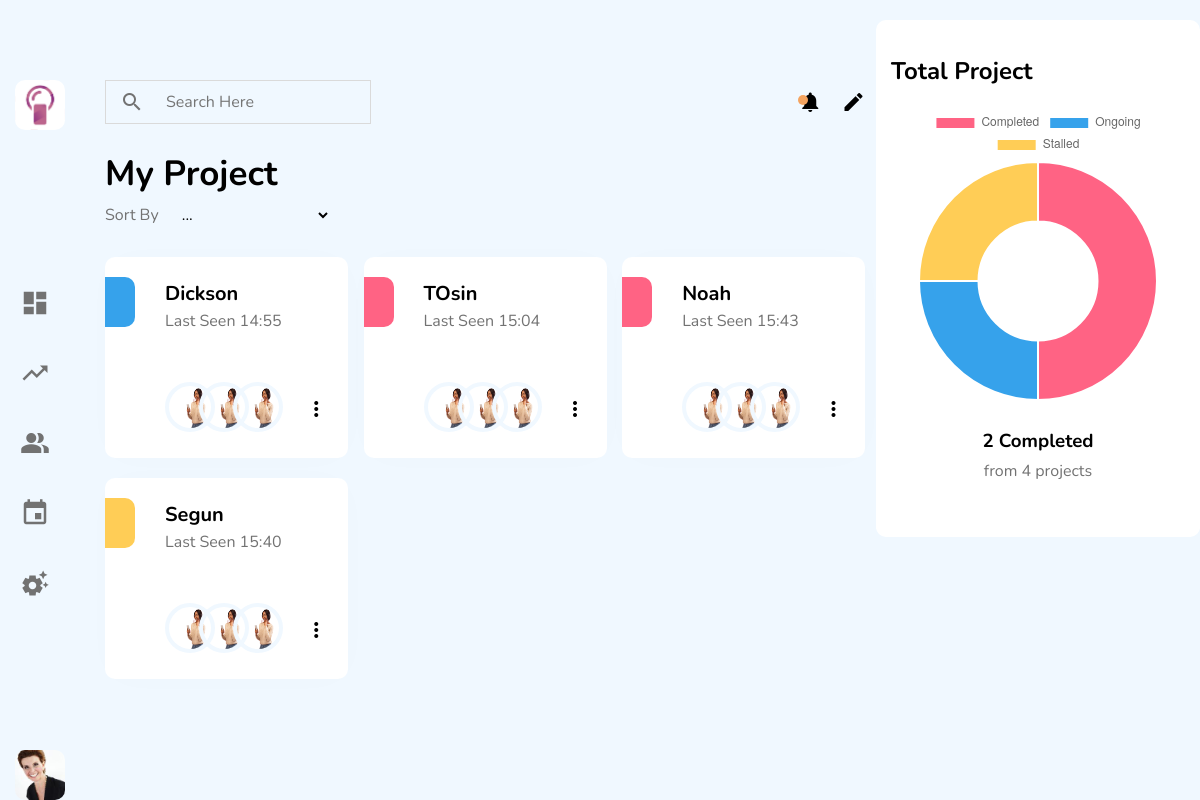
Before: / with the older database file.
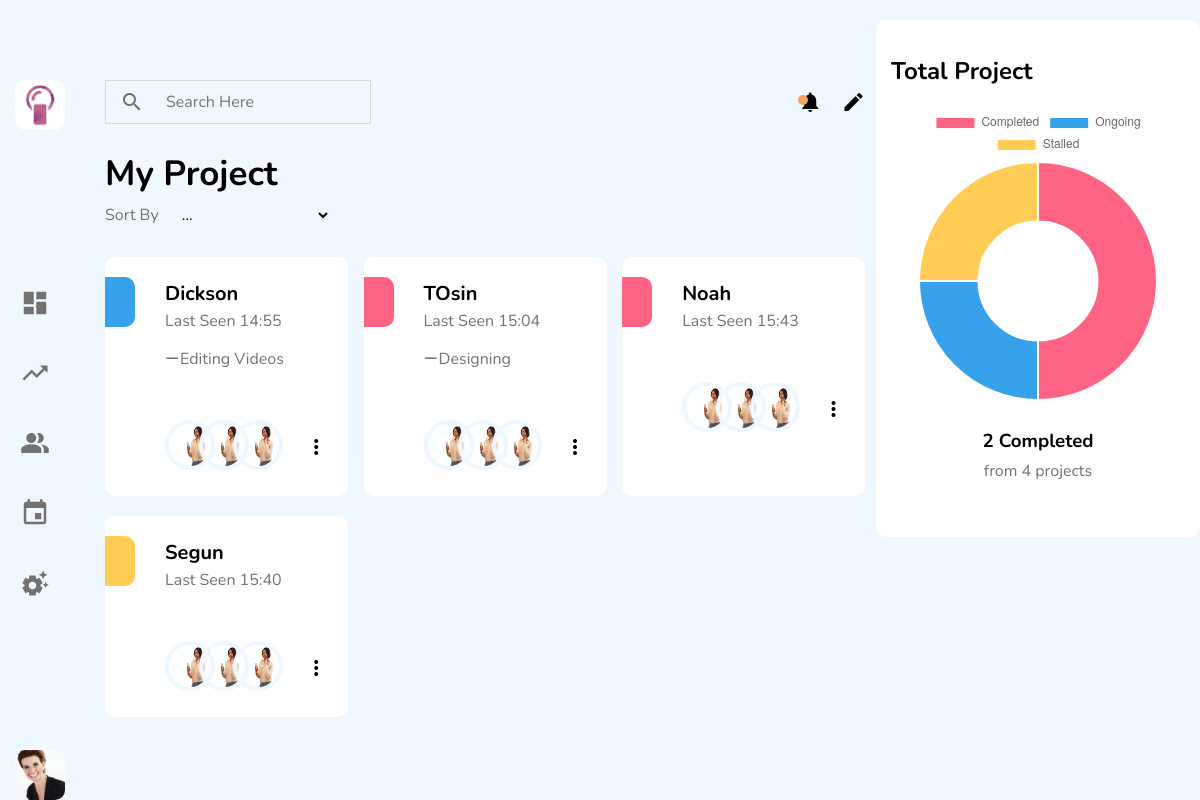
After: the same page with the newer database file.
### projectmanagement/models.py (models this page shows, shortened)
class Project(models.Model):
    STATUS_CHOICES = (
        ('a','ongoing'),
        ('c','stalled'),
        ('b','completed')
    )
    title = models.CharField(max_length=256)
    created = models.DateTimeField(auto_now_add=True)
    updated = models.DateTimeField(auto_now=True)
    first_contributor = models.ImageField(upload_to = 'users/%Y/%m/%d/',default='/female_image.png')
    second_contributor = models.ImageField(upload_to = 'users/%Y/%m/%d/',default='/female_image.png')
    third_contributor = models.ImageField(upload_to = 'users/%Y/%m/%d/',default='/female_image.png')
    status = models.CharField(max_length=15,choices=STATUS_CHOICES)
    @property
    def active(self):
        last_active = datetime(self.updated.year, self.updated.month, self.updated.day, self.updated.hour+1, self.updated.minute, self.updated.second, self.updated.microsecond)
        return last_active.strftime("%H:%M")
    class Meta:
        ordering = ('status',)

class Task(models.Model):
    name = models.CharField(max_length=256)
    owner = models.ForeignKey(Project,on_delete=models.CASCADE)
    created = models.DateTimeField(auto_now_add=True)
    def __str__(self):
        return self.name

### projectmanagement/views.py (the view)
# urls.py: path('',views.index,name='index_page')
def index(request):
    projects = Project.objects.all()
    completed = Project.objects.filter(status='b')
    ongoing = Project.objects.filter(status='a')
    stalled = Project.objects.filter(status='c')
    return render(request,'projectmanagement/index.html',{'projects':projects,
                                                            'completed':completed,
                                                            'ongoing':ongoing,
                                                            'stalled':stalled,})

### projectmanagement/templatetags/management_tags.py (called while the page is built)
@register.filter
def change_status(text):
    if text == 'a':
        text = 'ongoing'
    if text == 'b':
        text = 'completed'
    if text == 'c':
        text = 'stalled'
    return text

@register.filter
def color(text):
    if text == 'a':
        text = 2
    if text == 'b':
        text = 1
    if text == 'c':
        text = 3
    return text

### projectmanagement/templates/projectmanagement/index.html (shortened to what this page needs)
{%load management_tags %}
{% load static %}
<!DOCTYPE html>
<html lang="en">
<head>
    <link rel="stylesheet" href="{% static 'projectmanagement/assets/css/icons.css' %}">
    <link rel="stylesheet" href="{% static 'projectmanagement/assets/css/style.css' %}">
</head>
<body>
    <div class="dashboard">
        <section class="navigation">
            <img src="{% static 'projectmanagement/assets/img/logo-thumbnail.png' %}" alt="InstinctHub Logo" class="logo">
            <div>
                <span class="material-icons-outlined"> dashboard </span>
                <span class="material-icons-outlined"> trending_up </span>
                <span class="material-icons-outlined"> people_alt </span>
                <span class="material-icons-outlined"> insert_invitation </span>
                <span class="material-icons-outlined">settings_suggest</span>
            </div>
            <img src="{% static 'projectmanagement/assets/img/2.jpg' %} " alt="User Image" class="user">
        </section>
        <section class="main">
            <div class="search">
                <form action="">
                    <input type="text" name="search" id="searchProject" placeholder="Search Here">
                    <span class="material-icons-outlined"> search </span>
                </form>
                <div class="notification">
                    <span class="material-icons-outlined"> notifications </span>
                    <span class="material-icons-outlined"> edit </span>
                </div>
            </div>
            <div class="title">
                <h1>My Project</h1>
                <label for="projects">Sort By</label>
                <select name="projects" id="projectFilter">
                    <option value="">...</option>
                </select>
            </div>
            <div class="project_list">
                {% for project in projects %}
                <div class="project" data-status="{{project.status|change_status}}" title="{{project.title}}">
                    <div class="category category_color{{project.status|color}}"></div>
                    <h2>{{project.title}}</h2>
                    <p>Last Seen {{project.active}}</p>
                    <ul class="activity">
                        {% for items in project.task_set.all %}
                        <li>{{items}}</li>
                        {% endfor %}
                    </ul>
                    <div class="meta">
                        <div class="contributors">
                            <img src="{{project.first_contributor.url}}" alt="">
                            <img src="{{project.second_contributor.url}}" alt="" class="stack">
                            <img src="{{project.third_contributor.url}}" alt="" class="stack">
                        </div>
                        <span class="material-icons-outlined">more_vert</span>
                    </div>
                </div>
                {% endfor %}
            </div>
        </section>
        <section class="secondary">
            <div class="chart">
                <h2>Total Project</h2>
                <canvas id="myChart" width="400" height="400"></canvas>
                <div class="complete">
                    <h3>{{completed|length}} Completed</h3>
                    <p>from {{projects|length}} projects</p>
                </div>
            </div>
        </section>
    </div>
    <script>
        // Chart JS
var ctx = document.getElementById('myChart').getContext('2d');
var myChart = new Chart(ctx, {
    type: 'doughnut',
    data: {
        labels: [
            'Completed',
            'Ongoing',
            'Stalled'
        ],
        datasets: [{
            label: 'My First Dataset',
            data: ["{{completed|length}}", "{{ongoing|length}}", "{{stalled|length}}"],
            backgroundColor: [
            'rgb(255, 99, 132)',
            'rgb(54, 162, 235)',
            'rgb(255, 205, 86)'
            ],
            hoverOffset: 4
        }]
    },
});
// Search Project
const project = document.querySelectorAll('.project')
const displayProject = (values) =>{
    project.forEach(element =>{
        element.style.display = "none"
        const title = element.querySelector('h2').innerHTML.toUpperCase();
        const status = element.dataset.status.toUpperCase();
        const recent = element.querySelector('p').innerHTML.toUpperCase();
        if (title.includes(values)){
            element.style.display = "block"
        }
        else if(values != 'RECENT' && status.includes(values)){
            element.style.display = "block"
        }
    })
}
searchProject.addEventListener('input', (e) =>{
    displayProject(e.target.value.toUpperCase())
})
projectFilter.addEventListener('input', (e) =>{
    displayProject(e.target.value.toUpperCase())
})
    </script>
</body>
</html>

Changed rows visible on the page:
added Task: name "Editing Videos", shown under Project "Dickson"
added Task: name "Designing", shown under Project "TOsin"
